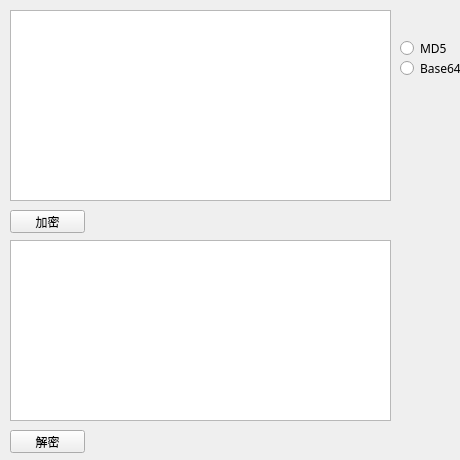
<?xml version="1.0" encoding="UTF-8"?>
<ui version="4.0">
 <class>Widget</class>
 <widget class="QWidget" name="Widget">
  <property name="windowModality">
   <enum>Qt::ApplicationModal</enum>
  </property>
  <property name="geometry">
   <rect>
    <x>0</x>
    <y>0</y>
    <width>460</width>
    <height>460</height>
   </rect>
  </property>
  <property name="minimumSize">
   <size>
    <width>460</width>
    <height>460</height>
   </size>
  </property>
  <property name="maximumSize">
   <size>
    <width>460</width>
    <height>460</height>
   </size>
  </property>
  <property name="font">
   <font>
    <family>新宋体</family>
    <stylestrategy>PreferAntialias</stylestrategy>
   </font>
  </property>
  <property name="windowTitle">
   <string>MD5</string>
  </property>
  <widget class="QPushButton" name="encoder">
   <property name="geometry">
    <rect>
     <x>10</x>
     <y>210</y>
     <width>75</width>
     <height>23</height>
    </rect>
   </property>
   <property name="text">
    <string>加密</string>
   </property>
  </widget>
  <widget class="QTextEdit" name="textEdit">
   <property name="geometry">
    <rect>
     <x>10</x>
     <y>10</y>
     <width>381</width>
     <height>191</height>
    </rect>
   </property>
  </widget>
  <widget class="QTextEdit" name="textEdit_2">
   <property name="geometry">
    <rect>
     <x>10</x>
     <y>240</y>
     <width>381</width>
     <height>181</height>
    </rect>
   </property>
  </widget>
  <widget class="QRadioButton" name="md5">
   <property name="geometry">
    <rect>
     <x>400</x>
     <y>40</y>
     <width>89</width>
     <height>16</height>
    </rect>
   </property>
   <property name="text">
    <string>MD5</string>
   </property>
  </widget>
  <widget class="QRadioButton" name="base64">
   <property name="geometry">
    <rect>
     <x>400</x>
     <y>60</y>
     <width>89</width>
     <height>16</height>
    </rect>
   </property>
   <property name="text">
    <string>Base64</string>
   </property>
  </widget>
  <widget class="QPushButton" name="decoder">
   <property name="geometry">
    <rect>
     <x>10</x>
     <y>430</y>
     <width>75</width>
     <height>23</height>
    </rect>
   </property>
   <property name="text">
    <string>解密</string>
   </property>
  </widget>
 </widget>
 <layoutdefault spacing="6" margin="11"/>
 <resources/>
 <connections/>
</ui>
